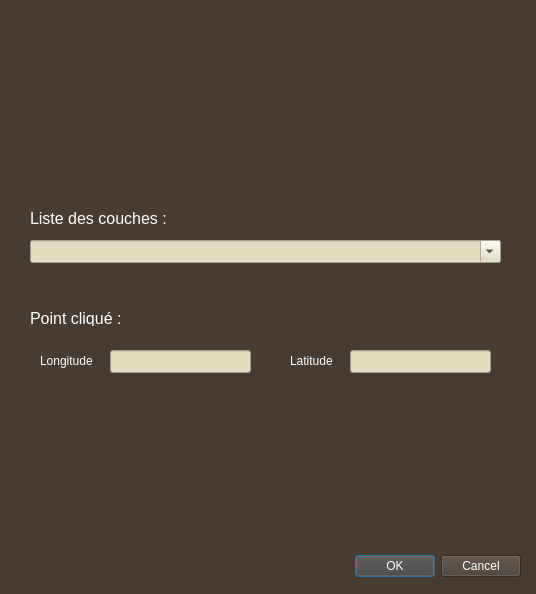
<?xml version="1.0" encoding="UTF-8"?>
<ui version="4.0">
 <class>PluginScriptDialogBase</class>
 <widget class="QDialog" name="PluginScriptDialogBase">
  <property name="enabled">
   <bool>true</bool>
  </property>
  <property name="geometry">
   <rect>
    <x>0</x>
    <y>0</y>
    <width>536</width>
    <height>594</height>
   </rect>
  </property>
  <property name="palette">
   <palette>
    <active>
     <colorrole role="WindowText">
      <brush brushstyle="SolidPattern">
       <color alpha="255">
        <red>255</red>
        <green>255</green>
        <blue>255</blue>
       </color>
      </brush>
     </colorrole>
     <colorrole role="Button">
      <brush brushstyle="SolidPattern">
       <color alpha="255">
        <red>72</red>
        <green>60</green>
        <blue>50</blue>
       </color>
      </brush>
     </colorrole>
     <colorrole role="Light">
      <brush brushstyle="SolidPattern">
       <color alpha="255">
        <red>108</red>
        <green>90</green>
        <blue>75</blue>
       </color>
      </brush>
     </colorrole>
     <colorrole role="Midlight">
      <brush brushstyle="SolidPattern">
       <color alpha="255">
        <red>90</red>
        <green>75</green>
        <blue>62</blue>
       </color>
      </brush>
     </colorrole>
     <colorrole role="Dark">
      <brush brushstyle="SolidPattern">
       <color alpha="255">
        <red>36</red>
        <green>30</green>
        <blue>25</blue>
       </color>
      </brush>
     </colorrole>
     <colorrole role="Mid">
      <brush brushstyle="SolidPattern">
       <color alpha="255">
        <red>48</red>
        <green>40</green>
        <blue>33</blue>
       </color>
      </brush>
     </colorrole>
     <colorrole role="Text">
      <brush brushstyle="SolidPattern">
       <color alpha="255">
        <red>255</red>
        <green>255</green>
        <blue>255</blue>
       </color>
      </brush>
     </colorrole>
     <colorrole role="BrightText">
      <brush brushstyle="SolidPattern">
       <color alpha="255">
        <red>255</red>
        <green>255</green>
        <blue>255</blue>
       </color>
      </brush>
     </colorrole>
     <colorrole role="ButtonText">
      <brush brushstyle="SolidPattern">
       <color alpha="255">
        <red>255</red>
        <green>255</green>
        <blue>255</blue>
       </color>
      </brush>
     </colorrole>
     <colorrole role="Base">
      <brush brushstyle="SolidPattern">
       <color alpha="255">
        <red>0</red>
        <green>0</green>
        <blue>0</blue>
       </color>
      </brush>
     </colorrole>
     <colorrole role="Window">
      <brush brushstyle="SolidPattern">
       <color alpha="255">
        <red>72</red>
        <green>60</green>
        <blue>50</blue>
       </color>
      </brush>
     </colorrole>
     <colorrole role="Shadow">
      <brush brushstyle="SolidPattern">
       <color alpha="255">
        <red>0</red>
        <green>0</green>
        <blue>0</blue>
       </color>
      </brush>
     </colorrole>
     <colorrole role="AlternateBase">
      <brush brushstyle="SolidPattern">
       <color alpha="255">
        <red>36</red>
        <green>30</green>
        <blue>25</blue>
       </color>
      </brush>
     </colorrole>
     <colorrole role="ToolTipBase">
      <brush brushstyle="SolidPattern">
       <color alpha="255">
        <red>255</red>
        <green>255</green>
        <blue>220</blue>
       </color>
      </brush>
     </colorrole>
     <colorrole role="ToolTipText">
      <brush brushstyle="SolidPattern">
       <color alpha="255">
        <red>0</red>
        <green>0</green>
        <blue>0</blue>
       </color>
      </brush>
     </colorrole>
     <colorrole role="PlaceholderText">
      <brush brushstyle="SolidPattern">
       <color alpha="128">
        <red>255</red>
        <green>255</green>
        <blue>255</blue>
       </color>
      </brush>
     </colorrole>
    </active>
    <inactive>
     <colorrole role="WindowText">
      <brush brushstyle="SolidPattern">
       <color alpha="255">
        <red>255</red>
        <green>255</green>
        <blue>255</blue>
       </color>
      </brush>
     </colorrole>
     <colorrole role="Button">
      <brush brushstyle="SolidPattern">
       <color alpha="255">
        <red>72</red>
        <green>60</green>
        <blue>50</blue>
       </color>
      </brush>
     </colorrole>
     <colorrole role="Light">
      <brush brushstyle="SolidPattern">
       <color alpha="255">
        <red>108</red>
        <green>90</green>
        <blue>75</blue>
       </color>
      </brush>
     </colorrole>
     <colorrole role="Midlight">
      <brush brushstyle="SolidPattern">
       <color alpha="255">
        <red>90</red>
        <green>75</green>
        <blue>62</blue>
       </color>
      </brush>
     </colorrole>
     <colorrole role="Dark">
      <brush brushstyle="SolidPattern">
       <color alpha="255">
        <red>36</red>
        <green>30</green>
        <blue>25</blue>
       </color>
      </brush>
     </colorrole>
     <colorrole role="Mid">
      <brush brushstyle="SolidPattern">
       <color alpha="255">
        <red>48</red>
        <green>40</green>
        <blue>33</blue>
       </color>
      </brush>
     </colorrole>
     <colorrole role="Text">
      <brush brushstyle="SolidPattern">
       <color alpha="255">
        <red>255</red>
        <green>255</green>
        <blue>255</blue>
       </color>
      </brush>
     </colorrole>
     <colorrole role="BrightText">
      <brush brushstyle="SolidPattern">
       <color alpha="255">
        <red>255</red>
        <green>255</green>
        <blue>255</blue>
       </color>
      </brush>
     </colorrole>
     <colorrole role="ButtonText">
      <brush brushstyle="SolidPattern">
       <color alpha="255">
        <red>255</red>
        <green>255</green>
        <blue>255</blue>
       </color>
      </brush>
     </colorrole>
     <colorrole role="Base">
      <brush brushstyle="SolidPattern">
       <color alpha="255">
        <red>0</red>
        <green>0</green>
        <blue>0</blue>
       </color>
      </brush>
     </colorrole>
     <colorrole role="Window">
      <brush brushstyle="SolidPattern">
       <color alpha="255">
        <red>72</red>
        <green>60</green>
        <blue>50</blue>
       </color>
      </brush>
     </colorrole>
     <colorrole role="Shadow">
      <brush brushstyle="SolidPattern">
       <color alpha="255">
        <red>0</red>
        <green>0</green>
        <blue>0</blue>
       </color>
      </brush>
     </colorrole>
     <colorrole role="AlternateBase">
      <brush brushstyle="SolidPattern">
       <color alpha="255">
        <red>36</red>
        <green>30</green>
        <blue>25</blue>
       </color>
      </brush>
     </colorrole>
     <colorrole role="ToolTipBase">
      <brush brushstyle="SolidPattern">
       <color alpha="255">
        <red>255</red>
        <green>255</green>
        <blue>220</blue>
       </color>
      </brush>
     </colorrole>
     <colorrole role="ToolTipText">
      <brush brushstyle="SolidPattern">
       <color alpha="255">
        <red>0</red>
        <green>0</green>
        <blue>0</blue>
       </color>
      </brush>
     </colorrole>
     <colorrole role="PlaceholderText">
      <brush brushstyle="SolidPattern">
       <color alpha="128">
        <red>255</red>
        <green>255</green>
        <blue>255</blue>
       </color>
      </brush>
     </colorrole>
    </inactive>
    <disabled>
     <colorrole role="WindowText">
      <brush brushstyle="SolidPattern">
       <color alpha="255">
        <red>36</red>
        <green>30</green>
        <blue>25</blue>
       </color>
      </brush>
     </colorrole>
     <colorrole role="Button">
      <brush brushstyle="SolidPattern">
       <color alpha="255">
        <red>72</red>
        <green>60</green>
        <blue>50</blue>
       </color>
      </brush>
     </colorrole>
     <colorrole role="Light">
      <brush brushstyle="SolidPattern">
       <color alpha="255">
        <red>108</red>
        <green>90</green>
        <blue>75</blue>
       </color>
      </brush>
     </colorrole>
     <colorrole role="Midlight">
      <brush brushstyle="SolidPattern">
       <color alpha="255">
        <red>90</red>
        <green>75</green>
        <blue>62</blue>
       </color>
      </brush>
     </colorrole>
     <colorrole role="Dark">
      <brush brushstyle="SolidPattern">
       <color alpha="255">
        <red>36</red>
        <green>30</green>
        <blue>25</blue>
       </color>
      </brush>
     </colorrole>
     <colorrole role="Mid">
      <brush brushstyle="SolidPattern">
       <color alpha="255">
        <red>48</red>
        <green>40</green>
        <blue>33</blue>
       </color>
      </brush>
     </colorrole>
     <colorrole role="Text">
      <brush brushstyle="SolidPattern">
       <color alpha="255">
        <red>36</red>
        <green>30</green>
        <blue>25</blue>
       </color>
      </brush>
     </colorrole>
     <colorrole role="BrightText">
      <brush brushstyle="SolidPattern">
       <color alpha="255">
        <red>255</red>
        <green>255</green>
        <blue>255</blue>
       </color>
      </brush>
     </colorrole>
     <colorrole role="ButtonText">
      <brush brushstyle="SolidPattern">
       <color alpha="255">
        <red>36</red>
        <green>30</green>
        <blue>25</blue>
       </color>
      </brush>
     </colorrole>
     <colorrole role="Base">
      <brush brushstyle="SolidPattern">
       <color alpha="255">
        <red>72</red>
        <green>60</green>
        <blue>50</blue>
       </color>
      </brush>
     </colorrole>
     <colorrole role="Window">
      <brush brushstyle="SolidPattern">
       <color alpha="255">
        <red>72</red>
        <green>60</green>
        <blue>50</blue>
       </color>
      </brush>
     </colorrole>
     <colorrole role="Shadow">
      <brush brushstyle="SolidPattern">
       <color alpha="255">
        <red>0</red>
        <green>0</green>
        <blue>0</blue>
       </color>
      </brush>
     </colorrole>
     <colorrole role="AlternateBase">
      <brush brushstyle="SolidPattern">
       <color alpha="255">
        <red>72</red>
        <green>60</green>
        <blue>50</blue>
       </color>
      </brush>
     </colorrole>
     <colorrole role="ToolTipBase">
      <brush brushstyle="SolidPattern">
       <color alpha="255">
        <red>255</red>
        <green>255</green>
        <blue>220</blue>
       </color>
      </brush>
     </colorrole>
     <colorrole role="ToolTipText">
      <brush brushstyle="SolidPattern">
       <color alpha="255">
        <red>0</red>
        <green>0</green>
        <blue>0</blue>
       </color>
      </brush>
     </colorrole>
     <colorrole role="PlaceholderText">
      <brush brushstyle="SolidPattern">
       <color alpha="128">
        <red>255</red>
        <green>255</green>
        <blue>255</blue>
       </color>
      </brush>
     </colorrole>
    </disabled>
   </palette>
  </property>
  <property name="windowTitle">
   <string>MyFirstPlugin</string>
  </property>
  <widget class="QDialogButtonBox" name="button_box">
   <property name="geometry">
    <rect>
     <x>180</x>
     <y>550</y>
     <width>341</width>
     <height>32</height>
    </rect>
   </property>
   <property name="orientation">
    <enum>Qt::Horizontal</enum>
   </property>
   <property name="standardButtons">
    <set>QDialogButtonBox::Cancel|QDialogButtonBox::Ok</set>
   </property>
  </widget>
  <widget class="QLabel" name="label_layers">
   <property name="geometry">
    <rect>
     <x>30</x>
     <y>210</y>
     <width>211</width>
     <height>16</height>
    </rect>
   </property>
   <property name="palette">
    <palette>
     <active>
      <colorrole role="WindowText">
       <brush brushstyle="SolidPattern">
        <color alpha="255">
         <red>255</red>
         <green>255</green>
         <blue>255</blue>
        </color>
       </brush>
      </colorrole>
      <colorrole role="Button">
       <brush brushstyle="SolidPattern">
        <color alpha="255">
         <red>72</red>
         <green>60</green>
         <blue>50</blue>
        </color>
       </brush>
      </colorrole>
      <colorrole role="Light">
       <brush brushstyle="SolidPattern">
        <color alpha="255">
         <red>108</red>
         <green>90</green>
         <blue>75</blue>
        </color>
       </brush>
      </colorrole>
      <colorrole role="Midlight">
       <brush brushstyle="SolidPattern">
        <color alpha="255">
         <red>90</red>
         <green>75</green>
         <blue>62</blue>
        </color>
       </brush>
      </colorrole>
      <colorrole role="Dark">
       <brush brushstyle="SolidPattern">
        <color alpha="255">
         <red>36</red>
         <green>30</green>
         <blue>25</blue>
        </color>
       </brush>
      </colorrole>
      <colorrole role="Mid">
       <brush brushstyle="SolidPattern">
        <color alpha="255">
         <red>48</red>
         <green>40</green>
         <blue>33</blue>
        </color>
       </brush>
      </colorrole>
      <colorrole role="Text">
       <brush brushstyle="SolidPattern">
        <color alpha="255">
         <red>255</red>
         <green>255</green>
         <blue>255</blue>
        </color>
       </brush>
      </colorrole>
      <colorrole role="BrightText">
       <brush brushstyle="SolidPattern">
        <color alpha="255">
         <red>255</red>
         <green>255</green>
         <blue>255</blue>
        </color>
       </brush>
      </colorrole>
      <colorrole role="ButtonText">
       <brush brushstyle="SolidPattern">
        <color alpha="255">
         <red>255</red>
         <green>255</green>
         <blue>255</blue>
        </color>
       </brush>
      </colorrole>
      <colorrole role="Base">
       <brush brushstyle="SolidPattern">
        <color alpha="255">
         <red>0</red>
         <green>0</green>
         <blue>0</blue>
        </color>
       </brush>
      </colorrole>
      <colorrole role="Window">
       <brush brushstyle="SolidPattern">
        <color alpha="255">
         <red>72</red>
         <green>60</green>
         <blue>50</blue>
        </color>
       </brush>
      </colorrole>
      <colorrole role="Shadow">
       <brush brushstyle="SolidPattern">
        <color alpha="255">
         <red>0</red>
         <green>0</green>
         <blue>0</blue>
        </color>
       </brush>
      </colorrole>
      <colorrole role="AlternateBase">
       <brush brushstyle="SolidPattern">
        <color alpha="255">
         <red>36</red>
         <green>30</green>
         <blue>25</blue>
        </color>
       </brush>
      </colorrole>
      <colorrole role="ToolTipBase">
       <brush brushstyle="SolidPattern">
        <color alpha="255">
         <red>255</red>
         <green>255</green>
         <blue>220</blue>
        </color>
       </brush>
      </colorrole>
      <colorrole role="ToolTipText">
       <brush brushstyle="SolidPattern">
        <color alpha="255">
         <red>0</red>
         <green>0</green>
         <blue>0</blue>
        </color>
       </brush>
      </colorrole>
      <colorrole role="PlaceholderText">
       <brush brushstyle="SolidPattern">
        <color alpha="128">
         <red>255</red>
         <green>255</green>
         <blue>255</blue>
        </color>
       </brush>
      </colorrole>
     </active>
     <inactive>
      <colorrole role="WindowText">
       <brush brushstyle="SolidPattern">
        <color alpha="255">
         <red>255</red>
         <green>255</green>
         <blue>255</blue>
        </color>
       </brush>
      </colorrole>
      <colorrole role="Button">
       <brush brushstyle="SolidPattern">
        <color alpha="255">
         <red>72</red>
         <green>60</green>
         <blue>50</blue>
        </color>
       </brush>
      </colorrole>
      <colorrole role="Light">
       <brush brushstyle="SolidPattern">
        <color alpha="255">
         <red>108</red>
         <green>90</green>
         <blue>75</blue>
        </color>
       </brush>
      </colorrole>
      <colorrole role="Midlight">
       <brush brushstyle="SolidPattern">
        <color alpha="255">
         <red>90</red>
         <green>75</green>
         <blue>62</blue>
        </color>
       </brush>
      </colorrole>
      <colorrole role="Dark">
       <brush brushstyle="SolidPattern">
        <color alpha="255">
         <red>36</red>
         <green>30</green>
         <blue>25</blue>
        </color>
       </brush>
      </colorrole>
      <colorrole role="Mid">
       <brush brushstyle="SolidPattern">
        <color alpha="255">
         <red>48</red>
         <green>40</green>
         <blue>33</blue>
        </color>
       </brush>
      </colorrole>
      <colorrole role="Text">
       <brush brushstyle="SolidPattern">
        <color alpha="255">
         <red>255</red>
         <green>255</green>
         <blue>255</blue>
        </color>
       </brush>
      </colorrole>
      <colorrole role="BrightText">
       <brush brushstyle="SolidPattern">
        <color alpha="255">
         <red>255</red>
         <green>255</green>
         <blue>255</blue>
        </color>
       </brush>
      </colorrole>
      <colorrole role="ButtonText">
       <brush brushstyle="SolidPattern">
        <color alpha="255">
         <red>255</red>
         <green>255</green>
         <blue>255</blue>
        </color>
       </brush>
      </colorrole>
      <colorrole role="Base">
       <brush brushstyle="SolidPattern">
        <color alpha="255">
         <red>0</red>
         <green>0</green>
         <blue>0</blue>
        </color>
       </brush>
      </colorrole>
      <colorrole role="Window">
       <brush brushstyle="SolidPattern">
        <color alpha="255">
         <red>72</red>
         <green>60</green>
         <blue>50</blue>
        </color>
       </brush>
      </colorrole>
      <colorrole role="Shadow">
       <brush brushstyle="SolidPattern">
        <color alpha="255">
         <red>0</red>
         <green>0</green>
         <blue>0</blue>
        </color>
       </brush>
      </colorrole>
      <colorrole role="AlternateBase">
       <brush brushstyle="SolidPattern">
        <color alpha="255">
         <red>36</red>
         <green>30</green>
         <blue>25</blue>
        </color>
       </brush>
      </colorrole>
      <colorrole role="ToolTipBase">
       <brush brushstyle="SolidPattern">
        <color alpha="255">
         <red>255</red>
         <green>255</green>
         <blue>220</blue>
        </color>
       </brush>
      </colorrole>
      <colorrole role="ToolTipText">
       <brush brushstyle="SolidPattern">
        <color alpha="255">
         <red>0</red>
         <green>0</green>
         <blue>0</blue>
        </color>
       </brush>
      </colorrole>
      <colorrole role="PlaceholderText">
       <brush brushstyle="SolidPattern">
        <color alpha="128">
         <red>255</red>
         <green>255</green>
         <blue>255</blue>
        </color>
       </brush>
      </colorrole>
     </inactive>
     <disabled>
      <colorrole role="WindowText">
       <brush brushstyle="SolidPattern">
        <color alpha="255">
         <red>36</red>
         <green>30</green>
         <blue>25</blue>
        </color>
       </brush>
      </colorrole>
      <colorrole role="Button">
       <brush brushstyle="SolidPattern">
        <color alpha="255">
         <red>72</red>
         <green>60</green>
         <blue>50</blue>
        </color>
       </brush>
      </colorrole>
      <colorrole role="Light">
       <brush brushstyle="SolidPattern">
        <color alpha="255">
         <red>108</red>
         <green>90</green>
         <blue>75</blue>
        </color>
       </brush>
      </colorrole>
      <colorrole role="Midlight">
       <brush brushstyle="SolidPattern">
        <color alpha="255">
         <red>90</red>
         <green>75</green>
         <blue>62</blue>
        </color>
       </brush>
      </colorrole>
      <colorrole role="Dark">
       <brush brushstyle="SolidPattern">
        <color alpha="255">
         <red>36</red>
         <green>30</green>
         <blue>25</blue>
        </color>
       </brush>
      </colorrole>
      <colorrole role="Mid">
       <brush brushstyle="SolidPattern">
        <color alpha="255">
         <red>48</red>
         <green>40</green>
         <blue>33</blue>
        </color>
       </brush>
      </colorrole>
      <colorrole role="Text">
       <brush brushstyle="SolidPattern">
        <color alpha="255">
         <red>36</red>
         <green>30</green>
         <blue>25</blue>
        </color>
       </brush>
      </colorrole>
      <colorrole role="BrightText">
       <brush brushstyle="SolidPattern">
        <color alpha="255">
         <red>255</red>
         <green>255</green>
         <blue>255</blue>
        </color>
       </brush>
      </colorrole>
      <colorrole role="ButtonText">
       <brush brushstyle="SolidPattern">
        <color alpha="255">
         <red>36</red>
         <green>30</green>
         <blue>25</blue>
        </color>
       </brush>
      </colorrole>
      <colorrole role="Base">
       <brush brushstyle="SolidPattern">
        <color alpha="255">
         <red>72</red>
         <green>60</green>
         <blue>50</blue>
        </color>
       </brush>
      </colorrole>
      <colorrole role="Window">
       <brush brushstyle="SolidPattern">
        <color alpha="255">
         <red>72</red>
         <green>60</green>
         <blue>50</blue>
        </color>
       </brush>
      </colorrole>
      <colorrole role="Shadow">
       <brush brushstyle="SolidPattern">
        <color alpha="255">
         <red>0</red>
         <green>0</green>
         <blue>0</blue>
        </color>
       </brush>
      </colorrole>
      <colorrole role="AlternateBase">
       <brush brushstyle="SolidPattern">
        <color alpha="255">
         <red>72</red>
         <green>60</green>
         <blue>50</blue>
        </color>
       </brush>
      </colorrole>
      <colorrole role="ToolTipBase">
       <brush brushstyle="SolidPattern">
        <color alpha="255">
         <red>255</red>
         <green>255</green>
         <blue>220</blue>
        </color>
       </brush>
      </colorrole>
      <colorrole role="ToolTipText">
       <brush brushstyle="SolidPattern">
        <color alpha="255">
         <red>0</red>
         <green>0</green>
         <blue>0</blue>
        </color>
       </brush>
      </colorrole>
      <colorrole role="PlaceholderText">
       <brush brushstyle="SolidPattern">
        <color alpha="128">
         <red>255</red>
         <green>255</green>
         <blue>255</blue>
        </color>
       </brush>
      </colorrole>
     </disabled>
    </palette>
   </property>
   <property name="font">
    <font>
     <pointsize>12</pointsize>
    </font>
   </property>
   <property name="text">
    <string>Liste des couches :</string>
   </property>
  </widget>
  <widget class="QComboBox" name="combobox_layers">
   <property name="geometry">
    <rect>
     <x>30</x>
     <y>240</y>
     <width>471</width>
     <height>23</height>
    </rect>
   </property>
   <property name="font">
    <font>
     <weight>50</weight>
     <bold>false</bold>
    </font>
   </property>
   <property name="styleSheet">
    <string notr="true">background-color: rgb(226, 220, 193);
color: rgb(0, 0, 0);</string>
   </property>
   <property name="editable">
    <bool>true</bool>
   </property>
   <property name="currentText">
    <string/>
   </property>
  </widget>
  <widget class="QLabel" name="banner">
   <property name="geometry">
    <rect>
     <x>0</x>
     <y>0</y>
     <width>551</width>
     <height>171</height>
    </rect>
   </property>
   <property name="text">
    <string/>
   </property>
   <property name="pixmap">
    <pixmap>../../../../../../../../../Téléchargements/qgis_logo.jpg</pixmap>
   </property>
   <property name="scaledContents">
    <bool>true</bool>
   </property>
  </widget>
  <widget class="QLabel" name="clicked_point">
   <property name="geometry">
    <rect>
     <x>30</x>
     <y>310</y>
     <width>211</width>
     <height>16</height>
    </rect>
   </property>
   <property name="font">
    <font>
     <pointsize>12</pointsize>
    </font>
   </property>
   <property name="text">
    <string>Point cliqué :</string>
   </property>
  </widget>
  <widget class="QLineEdit" name="longitude_point">
   <property name="geometry">
    <rect>
     <x>110</x>
     <y>350</y>
     <width>141</width>
     <height>23</height>
    </rect>
   </property>
   <property name="styleSheet">
    <string notr="true">background-color: rgb(226, 220, 193);
color: rgb(0, 0, 0);</string>
   </property>
  </widget>
  <widget class="QLabel" name="longitude_label">
   <property name="geometry">
    <rect>
     <x>40</x>
     <y>350</y>
     <width>61</width>
     <height>21</height>
    </rect>
   </property>
   <property name="text">
    <string>Longitude</string>
   </property>
  </widget>
  <widget class="QLineEdit" name="latitude_point">
   <property name="geometry">
    <rect>
     <x>350</x>
     <y>350</y>
     <width>141</width>
     <height>23</height>
    </rect>
   </property>
   <property name="styleSheet">
    <string notr="true">background-color: rgb(226, 220, 193);
color: rgb(0, 0, 0);</string>
   </property>
  </widget>
  <widget class="QLabel" name="latitude_label">
   <property name="geometry">
    <rect>
     <x>290</x>
     <y>350</y>
     <width>61</width>
     <height>21</height>
    </rect>
   </property>
   <property name="text">
    <string>Latitude</string>
   </property>
  </widget>
 </widget>
 <resources/>
 <connections>
  <connection>
   <sender>button_box</sender>
   <signal>accepted()</signal>
   <receiver>PluginScriptDialogBase</receiver>
   <slot>accept()</slot>
   <hints>
    <hint type="sourcelabel">
     <x>20</x>
     <y>20</y>
    </hint>
    <hint type="destinationlabel">
     <x>20</x>
     <y>20</y>
    </hint>
   </hints>
  </connection>
  <connection>
   <sender>button_box</sender>
   <signal>rejected()</signal>
   <receiver>PluginScriptDialogBase</receiver>
   <slot>reject()</slot>
   <hints>
    <hint type="sourcelabel">
     <x>20</x>
     <y>20</y>
    </hint>
    <hint type="destinationlabel">
     <x>20</x>
     <y>20</y>
    </hint>
   </hints>
  </connection>
 </connections>
</ui>
